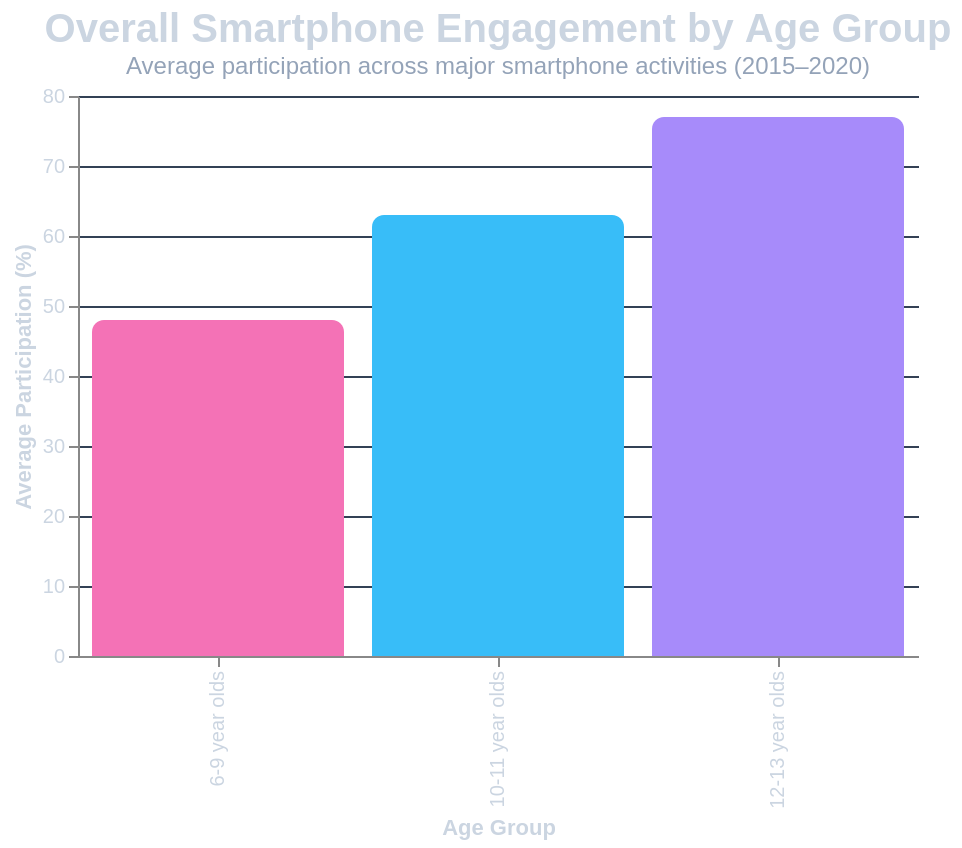

This figure's Vega-Lite source:
### Vega-Lite specification from a JSON file in a GitHub repository (floating-point values rounded to 4 significant figures)
{"$schema": "https://vega.github.io/schema/vega-lite/v5.json", "title": {"text": "Overall Smartphone Engagement by Age Group", "subtitle": "Average participation across major smartphone activities (2015–2020)", "color": "#cbd5e1", "subtitleColor": "#94a3b8", "fontSize": 20}, "width": 420, "height": 280, "background": "transparent", "data": {"values": [{"Age_Group": "6-9 year olds", "Average": 48}, {"Age_Group": "10-11 year olds", "Average": 63}, {"Age_Group": "12-13 year olds", "Average": 77}]}, "mark": {"type": "bar", "cornerRadiusTopLeft": 6, "cornerRadiusTopRight": 6}, "encoding": {"x": {"field": "Age_Group", "type": "nominal", "sort": ["6-9 year olds", "10-11 year olds", "12-13 year olds"], "title": "Age Group", "axis": {"labelColor": "#cbd5e1", "titleColor": "#cbd5e1"}}, "y": {"field": "Average", "type": "quantitative", "title": "Average Participation (%)", "axis": {"labelColor": "#cbd5e1", "titleColor": "#cbd5e1", "gridColor": "#334155"}}, "color": {"field": "Age_Group", "type": "nominal", "scale": {"range": ["#38bdf8", "#a78bfa", "#f472b6"]}, "legend": null}, "tooltip": [{"field": "Age_Group"}, {"field": "Average", "format": ".1f"}]}, "config": {"view": {"stroke": "transparent"}}}
